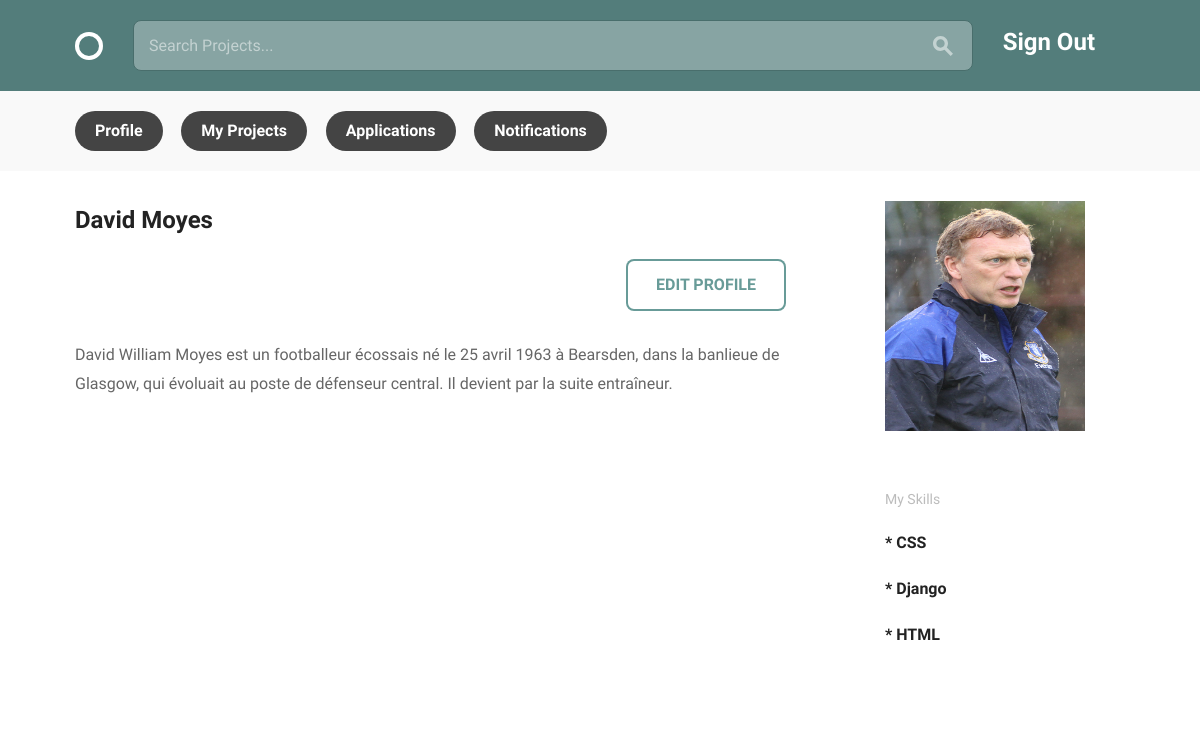
Screenshot of /teams/profile/ (signed in) with the database file from the repository.
### teams/models.py (models this page shows, shortened)
class Profile(models.Model):
    user = models.OneToOneField(User, on_delete=models.CASCADE, unique=True)
    fullname = models.CharField(max_length=200, null=True)
    bio = models.TextField(max_length=400, blank=True)
    avatar = models.ImageField(upload_to='images/', null=True, blank=True)
    skills = models.ManyToManyField('Skill', blank=True)

class Skill(models.Model):
    skill_name = models.CharField(max_length=20, blank=True)
    def __str__(self):
        return self.skill_name

### teams/views.py (the view)
@login_required
def profile(request):
    if request.method == 'GET':
        profile = request.user.profile
    return render(request, 'profile.html', {'profile': profile})

### teams/templates/profile.html
{% extends "layout.html" %}
{% load static %}
{% block content %}
<div class="bounds circle--page">
  <div class="grid-70">
    <h2>{{ profile.fullname }}</h2>
    <div class="circle--page--header circle--fluid">
      <div class="circle--fluid--cell circle--fluid--secondary">
        <a class="button icon-on-left" href="{% url 'teams:profile_edit' %}">EDIT PROFILE</a>
      </div>
    </div>
    <div class="circle--article--body">
      <p>{{ profile.bio }}</p>
    </div>
  </div>
  <div class="grid-25 grid-push-5">
    <div class="circle--secondary--module">
      {% if profile.avatar != '' %}
        <img  src="{{ profile.avatar.url }}" width="200" height="230">
      {% else %}
        <p>Upload profile pic</p>
      {% endif %}
    </div>
    <div class="circle--secondary--module">
      <h2>My Skills</h2>
        <ul class="unloaded">
            {% for skill in profile.skills.all|dictsort:"skill_name" %}
            <li><h4>* {{ skill }}</h4></li>
            {% endfor %}
        </ul>
    </div>
  </div>
</div>
{% endblock %}

### assets/css/global.css (style rules this page uses)
html { font-family: sans-serif; -ms-text-size-adjust: 100%; -webkit-text-size-adjust: 100%; }
body { margin: 0; }
a { background-color: transparent; }
img { border: 0; }
html { font-size: 62.5%; }
body { font-size: 1.5em; line-height: 1.6; font-weight: 400; font-family: "Cousine"; color: #666; }
.bounds { max-width: 1080px; margin: 0 auto; }
.grid, .grid-5, .grid-10, .grid-15, .grid-20, .grid-25, .grid-30, .grid-33, .grid-35, .grid-40, .grid-45, .grid-50, .grid-55, .grid-60, .grid-65, .grid-66, .grid-70, .grid-75, .grid-80, .grid-90, .grid-95, .grid-100 { float: left; box-sizing: border-box; position: relative; }
.grid-push-5 { left: 5%; }
.grid-25 { width: 25%; padding: 0 15px; }
.grid-70 { width: 70%; padding: 0 15px; }
h1, h2, h3, h4, h5, h6 { margin-top: 0; margin-bottom: 2rem; font-weight: bold; font-family: "Work Sans", sans-serif; color: #222; }
h2 { font-size: 2.4rem; }
h4 { font-size: 1.6rem; }
@media (min-width: 550px) { h2 { font-size: 2.4rem; } }
@media (min-width: 550px) { h4 { font-size: 1.6rem; } }
p { margin-top: 0; font-size: 1.6rem; }
a { color: #689b98; -webkit-transition: color 0.2s; -moz-transition: color 0.2s; -ms-transition: color 0.2s; -o-transition: color 0.2s; transition: color 0.2s; }
.button, button, input[type="submit"], input[type="reset"], input[type="button"] { font-family: "Work Sans", sans-serif; font-size: 1.6rem; padding: 18px 30px; border: 0; margin-right: 10px; border-radius: 8px; font-weight: bold; display: inline-block; white-space: nowrap; box-sizing: border-box; line-height: 1; text-decoration: none; color: #689b98; background: none; box-shadow: 0 0 0 2px #689b98 inset; position: relative; -webkit-transition: 0.2s; -moz-transition: 0.2s; -ms-transition: 0.2s; -o-transition: 0.2s; transition: 0.2s; }
.button { cursor: pointer; }
ul { list-style: circle inside; }
ul { padding-left: 0; margin-top: 0; }
li { margin-bottom: 1rem; font-size: 1.6rem; }
button, .button { margin-bottom: 1rem; }
pre, blockquote, dl, figure, table, p, ul, ol, form { margin-bottom: 2.5rem; }
.unloaded { list-style: none; }
.circle--page--header { margin-bottom: 30px; }
.circle--fluid { display: table; width: 100%; }
.circle--fluid--cell { display: table-cell; padding: 0 15px; vertical-align: middle; box-sizing: border-box; }
.circle--fluid--cell .button { margin: 0; }
.circle--fluid--secondary { text-align: right; }
.circle--secondary--module { margin-bottom: 50px; }
.circle--secondary--module:before, .circle--secondary--module:after { content: " "; display: table; }
.circle--secondary--module:after { clear: both; }
.circle--secondary--module > h1, .circle--secondary--module > h2, .circle--secondary--module > h3, .circle--secondary--module > h4, .circle--secondary--module > h5, .circle--secondary--module > h6 { font-family: "Cousine"; color: rgba(34, 34, 34, 0.3); font-size: 1.4rem; font-weight: normal; }
.circle--page { margin-bottom: 100px; }
.circle--page:before, .circle--page:after { content: " "; display: table; }
.circle--page:after { clear: both; }
.circle--article--body { line-height: 1.8; margin-bottom: 50px; }

### rows the page displays
Profile: fullname "David Moyes", bio "David William Moyes est un footballeur écossais né le 25 avril 1963 à Bearsden, dans la banlieue de Glasgow, qui évoluait au poste de défenseur central. Il devient par la suite entraîneur.", avatar (picture)
Skill: skill_name "CSS"
Skill: skill_name "Django"
Skill: skill_name "HTML"
